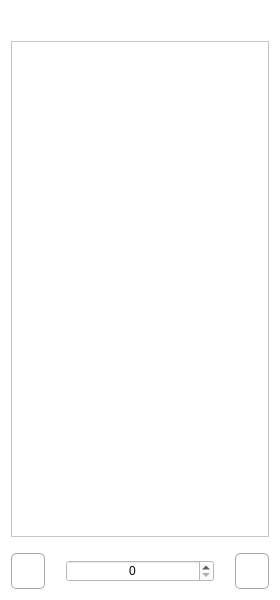
<?xml version="1.0" encoding="UTF-8"?>
<ui version="4.0">
 <class>HistoryView</class>
 <widget class="QWidget" name="HistoryView">
  <property name="geometry">
   <rect>
    <x>0</x>
    <y>0</y>
    <width>280</width>
    <height>600</height>
   </rect>
  </property>
  <property name="sizePolicy">
   <sizepolicy hsizetype="Fixed" vsizetype="Fixed">
    <horstretch>0</horstretch>
    <verstretch>0</verstretch>
   </sizepolicy>
  </property>
  <property name="minimumSize">
   <size>
    <width>280</width>
    <height>600</height>
   </size>
  </property>
  <property name="maximumSize">
   <size>
    <width>280</width>
    <height>600</height>
   </size>
  </property>
  <property name="windowTitle">
   <string>Form</string>
  </property>
  <property name="windowIcon">
   <iconset resource="resource.qrc">
    <normaloff>:/rcs/history.png</normaloff>:/rcs/history.png</iconset>
  </property>
  <property name="styleSheet">
   <string notr="true">background-color: rgb(255, 255, 255);</string>
  </property>
  <layout class="QHBoxLayout" name="horizontalLayout">
   <item>
    <layout class="QVBoxLayout" name="verticalLayout" stretch="0,0,10,1,2">
     <item>
      <widget class="QLabel" name="label">
       <property name="styleSheet">
        <string notr="true"/>
       </property>
       <property name="text">
        <string/>
       </property>
       <property name="alignment">
        <set>Qt::AlignCenter</set>
       </property>
      </widget>
     </item>
     <item>
      <spacer name="verticalSpacer_3">
       <property name="orientation">
        <enum>Qt::Vertical</enum>
       </property>
       <property name="sizeType">
        <enum>QSizePolicy::Fixed</enum>
       </property>
       <property name="sizeHint" stdset="0">
        <size>
         <width>20</width>
         <height>10</height>
        </size>
       </property>
      </spacer>
     </item>
     <item>
      <widget class="QTableWidget" name="tableWidget">
       <property name="styleSheet">
        <string notr="true"/>
       </property>
      </widget>
     </item>
     <item>
      <spacer name="verticalSpacer_2">
       <property name="orientation">
        <enum>Qt::Vertical</enum>
       </property>
       <property name="sizeType">
        <enum>QSizePolicy::Fixed</enum>
       </property>
       <property name="sizeHint" stdset="0">
        <size>
         <width>20</width>
         <height>10</height>
        </size>
       </property>
      </spacer>
     </item>
     <item>
      <layout class="QHBoxLayout" name="horizontalLayout_2" stretch="2,1,10,1,2">
       <item>
        <widget class="QPushButton" name="pushButton">
         <property name="sizePolicy">
          <sizepolicy hsizetype="Fixed" vsizetype="Fixed">
           <horstretch>0</horstretch>
           <verstretch>0</verstretch>
          </sizepolicy>
         </property>
         <property name="minimumSize">
          <size>
           <width>0</width>
           <height>36</height>
          </size>
         </property>
         <property name="maximumSize">
          <size>
           <width>36</width>
           <height>16777215</height>
          </size>
         </property>
         <property name="cursor">
          <cursorShape>PointingHandCursor</cursorShape>
         </property>
         <property name="styleSheet">
          <string notr="true">QPushButton {
    font: 12pt &quot;Microsoft YaHei UI&quot;;
    background-color: rgb(255, 255, 255);
    color: rgb(0, 0, 0);
	border-color: rgb(168, 168, 168);
	border-width: 1px;
    border-style: solid;
	border-radius: 5px;
}

QPushButton:hover {
    background-color: rgb(210, 210, 210);  /* 调深的颜色 */
}
</string>
         </property>
         <property name="text">
          <string/>
         </property>
         <property name="icon">
          <iconset resource="resource.qrc">
           <normaloff>:/rcs/left.png</normaloff>:/rcs/left.png</iconset>
         </property>
        </widget>
       </item>
       <item>
        <spacer name="horizontalSpacer_2">
         <property name="orientation">
          <enum>Qt::Horizontal</enum>
         </property>
         <property name="sizeHint" stdset="0">
          <size>
           <width>40</width>
           <height>20</height>
          </size>
         </property>
        </spacer>
       </item>
       <item>
        <widget class="QSpinBox" name="spinBox">
         <property name="alignment">
          <set>Qt::AlignCenter</set>
         </property>
        </widget>
       </item>
       <item>
        <spacer name="horizontalSpacer">
         <property name="orientation">
          <enum>Qt::Horizontal</enum>
         </property>
         <property name="sizeHint" stdset="0">
          <size>
           <width>40</width>
           <height>20</height>
          </size>
         </property>
        </spacer>
       </item>
       <item>
        <widget class="QPushButton" name="pushButton_2">
         <property name="minimumSize">
          <size>
           <width>0</width>
           <height>36</height>
          </size>
         </property>
         <property name="maximumSize">
          <size>
           <width>36</width>
           <height>16777215</height>
          </size>
         </property>
         <property name="cursor">
          <cursorShape>PointingHandCursor</cursorShape>
         </property>
         <property name="styleSheet">
          <string notr="true">QPushButton {
    font: 12pt &quot;Microsoft YaHei UI&quot;;
    background-color: rgb(255, 255, 255);
    color: rgb(0, 0, 0);
	border-color: rgb(168, 168, 168);
	border-width: 1px;
    border-style: solid;
	border-radius: 5px;
}

QPushButton:hover {
    background-color: rgb(210, 210, 210);  /* 调深的颜色 */
}
</string>
         </property>
         <property name="text">
          <string/>
         </property>
         <property name="icon">
          <iconset resource="resource.qrc">
           <normaloff>:/rcs/right.png</normaloff>:/rcs/right.png</iconset>
         </property>
        </widget>
       </item>
      </layout>
     </item>
    </layout>
   </item>
  </layout>
 </widget>
 <resources>
  <include location="resource.qrc"/>
 </resources>
 <connections/>
</ui>
